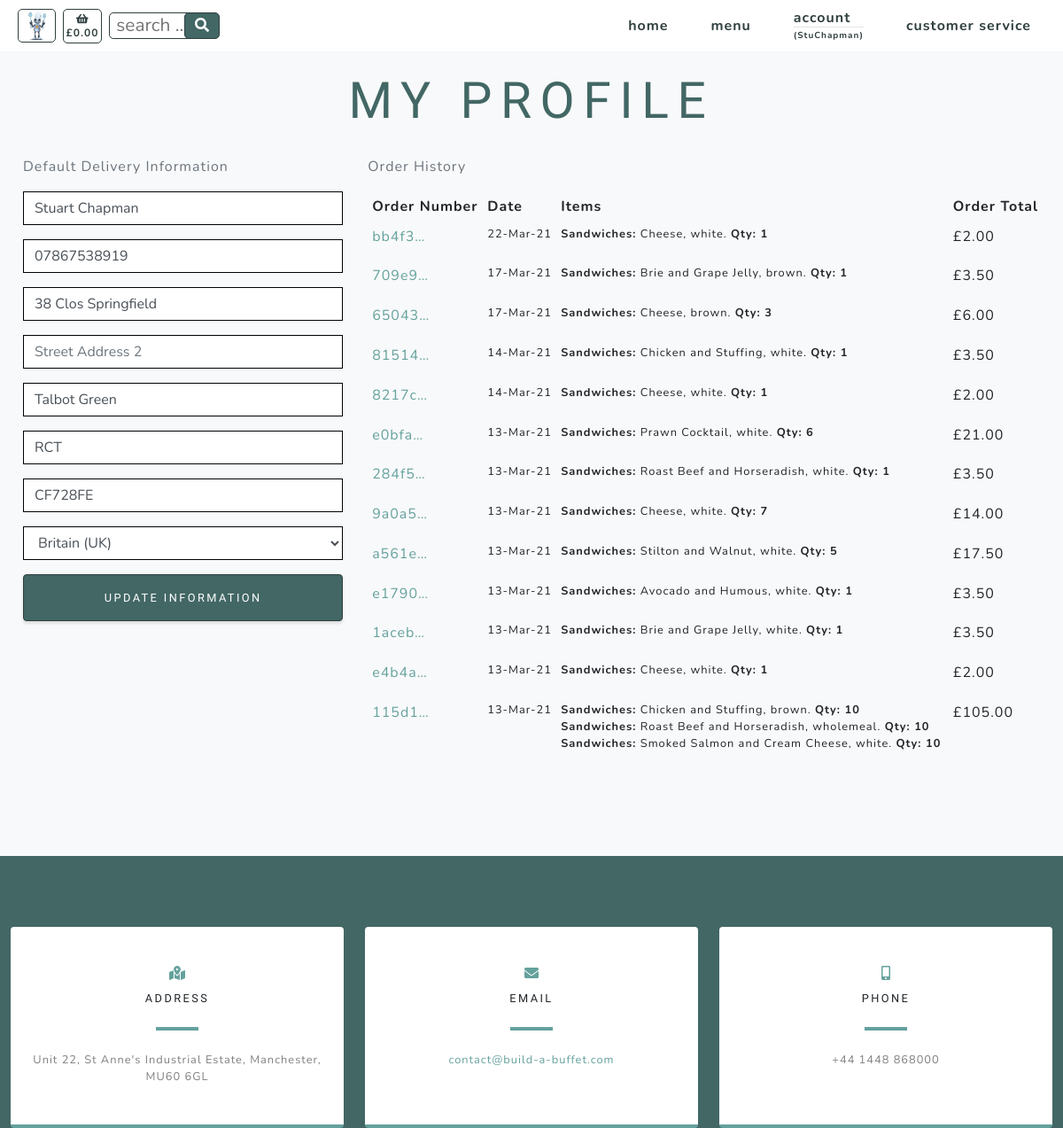
/profiles/ (signed in), run on an earlier commit of the app's database.
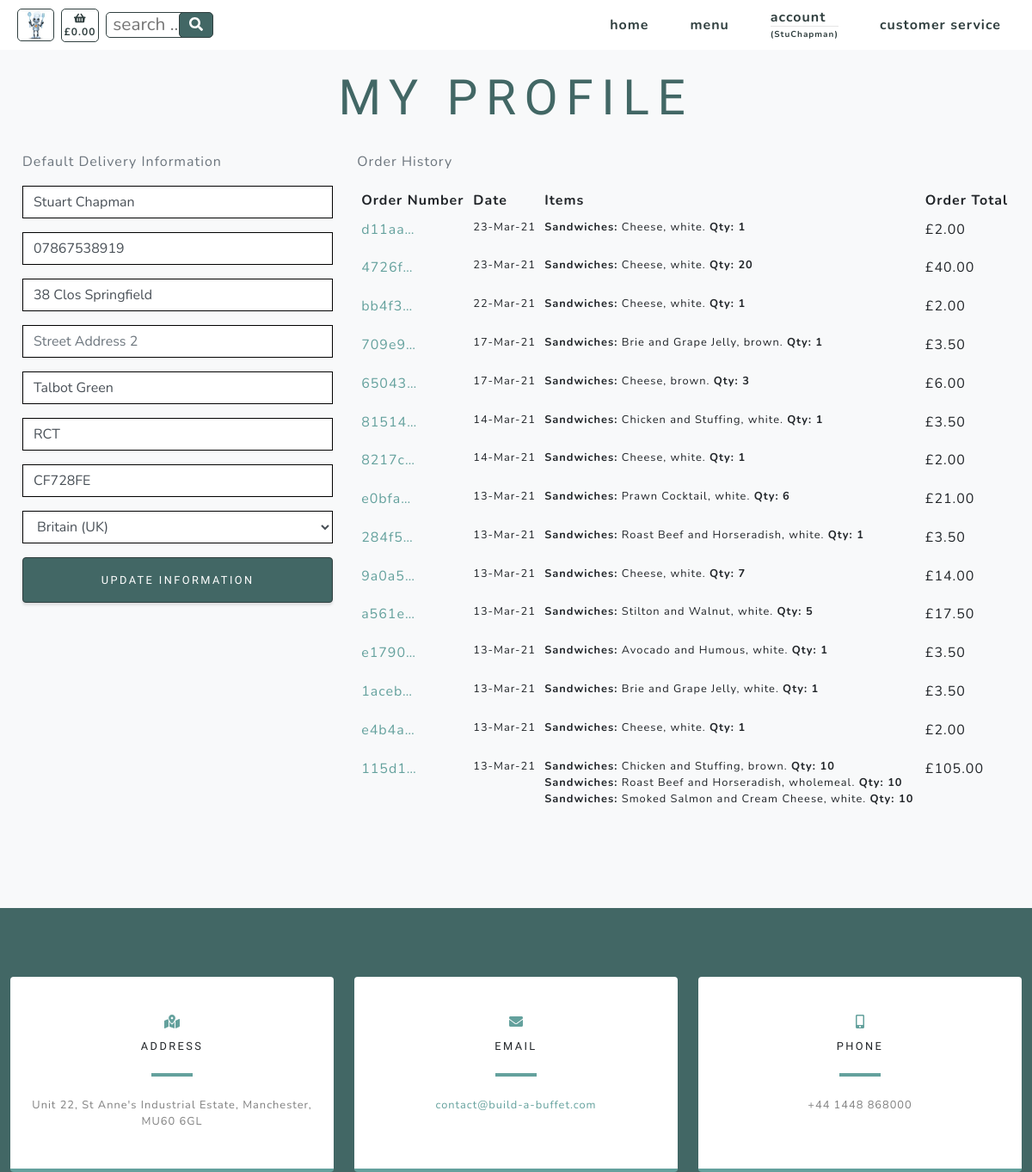
And on a later commit of the database.
### checkout/models.py (models this page shows, shortened)
class Order(models.Model):
    customer_name = models.CharField(max_length=50, null=False, blank=False)
    order_number = models.CharField(max_length=32, null=False, editable=False)
    cookie = models.CharField(max_length=32, null=False, editable=False)
    full_name = models.CharField(max_length=50, null=False, blank=False)
    email = models.EmailField(max_length=254, null=False, blank=False)
    phone_number = models.CharField(max_length=20, null=False, blank=False)
    country = CountryField(blank_label='Country *', null=False, blank=False)
    postcode = models.CharField(max_length=20, null=True, blank=True)
    town_or_city = models.CharField(max_length=40, null=False, blank=False)
    street_address1 = models.CharField(max_length=80, null=False, blank=False)
    street_address2 = models.CharField(max_length=80, null=True, blank=True)
    county = models.CharField(max_length=80, null=True, blank=True)
    date = models.DateTimeField(auto_now_add=True)
    delivery_cost = models.DecimalField(max_digits=6, decimal_places=2, null=False, default=0)
    order_total = models.DecimalField(max_digits=10, decimal_places=2, null=False, default=0)
    grand_total = models.DecimalField(max_digits=10, decimal_places=2, null=False, default=0)
    stripe_pid = models.CharField(max_length=254, null=False, blank=False, default='')
    user_profile = models.ForeignKey(UserProfile, on_delete=models.SET_NULL,
                                     null=True, blank=True,
                                     related_name='orders')

class Order_items(models.Model):
    class Meta:
        verbose_name_plural = 'Order_items'
    order_number = models.CharField(max_length=32, null=False, editable=False)
    cookie = models.CharField(max_length=32, null=False, editable=False)
    item_number = models.DecimalField(max_digits=8, decimal_places=0)
    category = models.CharField(max_length=254)
    name = models.CharField(max_length=254)
    servings = models.DecimalField(max_digits=3, decimal_places=0)
    option = models.CharField(max_length=254)
    total_price = models.DecimalField(max_digits=6, decimal_places=2, null=True, blank=True)

### products/models.py (models this page shows, shortened)
class Options(models.Model):
    class Meta:
        verbose_name_plural = 'Options'
    category = models.ForeignKey('Category', null=True, blank=True,
                                 on_delete=models.SET_NULL)
    id_no = models.CharField(max_length=254, null=True)
    option1 = models.CharField(max_length=24)
    option2 = models.CharField(max_length=24)
    option3 = models.CharField(max_length=24)

### profiles/views.py (the view)
# urls.py: path('', views.profile, name='profile'),
@login_required
def profile(request):
    profile = get_object_or_404(UserProfile, user=request.user)
    if request.method == 'POST':
        form = UserProfileForm(request.POST, instance=profile)
        if form.is_valid():
            form.save()
            messages.success(request, 'Profile updated successfully')
        else:
            messages.success(request, 'There was an error updating your profile - please try again')
    else:
        form = UserProfileForm(instance=profile)
    options = Options.objects.all()
    orders = Order.objects.filter(customer_name=profile)
    items = Order_items.objects.none()
    x = -1
    for order in orders:
        x = x + 1
        order_number = Order.objects.filter(customer_name=profile)[x].order_number
        order_items = Order_items.objects.filter(order_number=order_number)
        items = items | order_items
    orders = orders.order_by('-date')
    context = {
        'form': form,
        'orders': orders,
        'items': items,
        'options': options,
        'on_profile_page': True
    }
    return render(request, 'profiles/profile.html', context)

### profiles/forms.py
class UserProfileForm(forms.ModelForm):
    class Meta:
        model = UserProfile
        exclude = ('user',)
    def __init__(self, *args, **kwargs):
        super().__init__(*args, **kwargs)
        placeholders = {
            'default_full_name': 'Full Name',
            'default_phone_number': 'Phone Number',
            'default_postcode': 'Postal Code',
            'default_town_or_city': 'Town or City',
            'default_street_address1': 'Street Address 1',
            'default_street_address2': 'Street Address 2',
            'default_county': 'County, State or Locality',
        }
        self.fields['default_phone_number'].widget.attrs['autofocus'] = True
        for field in self.fields:
            if field != 'default_country':
                if self.fields[field].required:
                    placeholder = f'{placeholders[field]} *'
                else:
                    placeholder = placeholders[field]
                self.fields[field].widget.attrs['placeholder'] = placeholder
            self.fields[field].widget.attrs['class'] = 'border-black rounded-0 profile-form-input'
            self.fields[field].label = False

### profiles/templates/profiles/profile.html (shortened to what the changed rows need)
{% extends "base.html" %}
{% load static %}
{% block content %}
    <section class="products-section bg-light" id="products">
        <div class="container">
            <div class="row justify-content-center no-gutters">
                <div class="col-xl-12">
                    <h1 class="product-text-one mx-auto text-uppercase text-center flex-margin-b text-blue">My Profile</h1>
                </div>
                <div class="row">
                    <div class="col-12 col-lg-8">
                        <div class="order-history table-responsive">
                            <table class="table table-sm table-borderless">
                                <thead>
                                    <tr>
                                        <th>Order Number</th>
                                        <th>Date</th>
                                        <th>Items</th>
                                        <th>Order Total</th>
                                    </tr>
                                </thead>
                                <tbody>
                                    {% for order in orders %}
                                        <tr>
                                            <td>
                                                <a href="{% url 'order_success' order.order_number %}"
                                                title="{{ order.order_number }}">
                                                    {{ order.order_number|truncatechars:6 }}
                                                </a>
                                            </td>
                                            <td class="small">{{ order.date|date:'d-M-y' }}</td>
                                            <td>
                                                <ul class="list-unstyled">
                                                    {% for item in items %}
                                                        {% if item.order_number == order.order_number %}
                                                            <li class="small">
                                                                {% if item.option == "selected-one" %}
                                                                    {% for option in options %}
                                                                        <b>{{ item.category.title }}:</b> {{ item.name }}, {{ option.option1 }}. <b>Qty: {{ item.servings }}</b>
                                                                    {% endfor %}
                                                                {% endif %}
                                                                {% if item.option == "selected-two" %}
                                                                    {% for option in options %}
                                                                        <b>{{ item.category.title }}:</b> {{ item.name }}, {{ option.option2 }}. <b>Qty: {{ item.servings }}</b>
                                                                    {% endfor %}
                                                                {% endif %}
                                                                {% if item.option == "selected-three" %}
                                                                    {% for option in options %}
                                                                        <b>{{ item.category.title }}:</b> {{ item.name }}, {{ option.option3 }}. <b>Qty: {{ item.servings }}</b>
                                                                    {% endfor %}
                                                                {% endif %}
                                                            </li>
                                                        {% endif %}
                                                    {% endfor %}
                                                </ul>
                                            </td>
                                            <td>£{{ order.order_total }}</td>
                                        </tr>
                                    {% endfor %}
                                </tbody>
                            </table>
                        </div>
                    </div>
                </div>
            </div>
        </div>
    </section>
{% endblock %}

What changed in the data, as far as the page shows it:
added Order: order_number "d11aa…", date "23-Mar-21", order_total "2.00", Options (option1 "white")
added Order_items: category "Sandwiches", name "Cheese", servings "1", Options (option1 "white")
added Order: order_number "4726f…", date "23-Mar-21", order_total "40.00", Options (option1 "white")
added Order_items: category "Sandwiches", name "Cheese", servings "20", Options (option1 "white")
